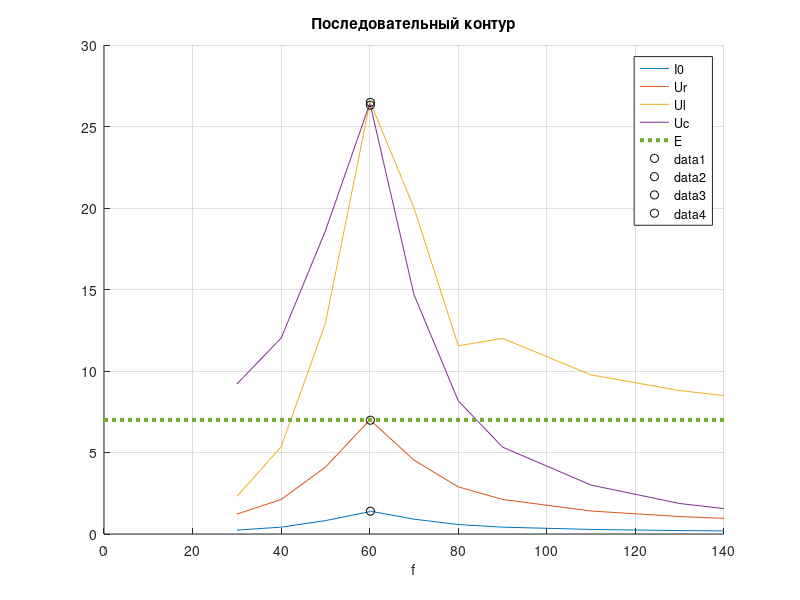
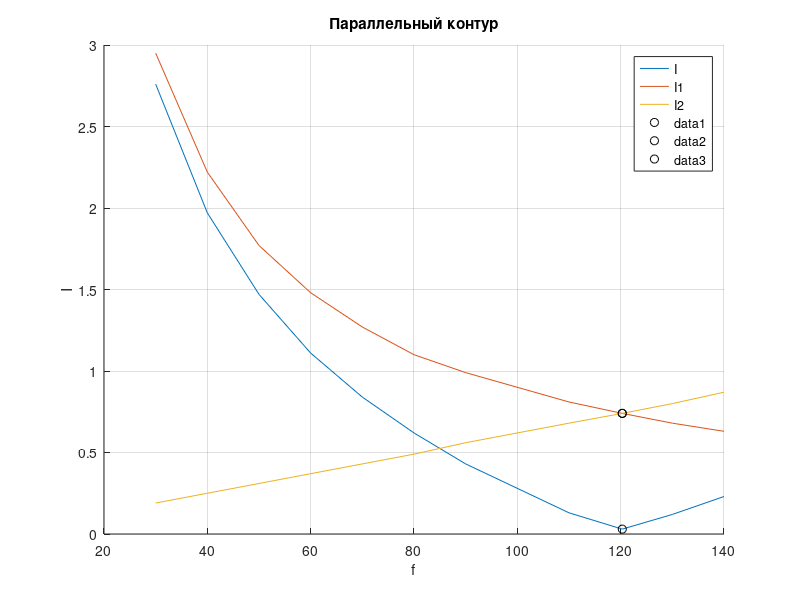

Write MATLAB code to recreate these figures, in order.
E = 7;
fPH = 60.155;
f = [30, 40, 50, 60, fPH, 70, 80, 90, 110, 130, 140];
I0 = [0.24, 0.42, 0.82, 1.37,  1.4, 0.91, 0.58, 0.42, 0.28, 0.21, 0.19];
Ur = [1.22, 2.12, 4.10, 6.99, 6.98, 4.53, 2.89, 2.12, 1.41, 1.07, 0.96];
Ul = [2.3, 5.35, 12.93, 26.42, 26.48, 20, 11.55, 12, 9.76, 8.8, 8.49];
Uc = [9.2, 12.02, 18.6, 26.39, 26.31, 14.68, 8.17, 5.33, 3, 1.87, 1.56];

figure
hold on, grid on
plot(f, I0)
plot(f, Ur)
plot(f, Ul)
plot(f, Uc)
line([0, f(end)], [E, E], 'linestyle', ':', 'linewidth', 3)
legend('I0', 'Ur', 'Ul', 'Uc', 'E')
plot(f(5), I0(5), 'ko')
plot(f(5), Ur(5), 'ko')
plot(f(5), Ul(5), 'ko')
plot(f(5), Uc(5), 'ko')
title('Последовательный контур')
xlabel('f')


fPT = 120.31;
f = [30, 40, 50, 60, 70, 80, 90, 110, fPT, 130, 140];

I = [2.76, 1.97, 1.47, 1.11, 0.84, 0.62, 0.43, 0.13 0.03, 0.12, 0.23];
I1 = [2.95, 2.22, 1.77, 1.48, 1.27, 1.1, 0.99, 0.81, 0.74, 0.68, 0.63];
I2 = [0.19, 0.25, 0.31, 0.37, 0.43, 0.49, 0.56, 0.68, 0.74, 0.80, 0.87];

figure
hold on, grid on
plot(f, I)
plot(f,  I1)
plot(f, I2)
legend('I', 'I1', 'I2')
plot(f(9), I(9), 'ko')
plot(f(9), I1(9), 'ko')
plot(f(9), I2(9), 'ko')
title('Параллельный контур')
xlabel('f'); ylabel('I')
